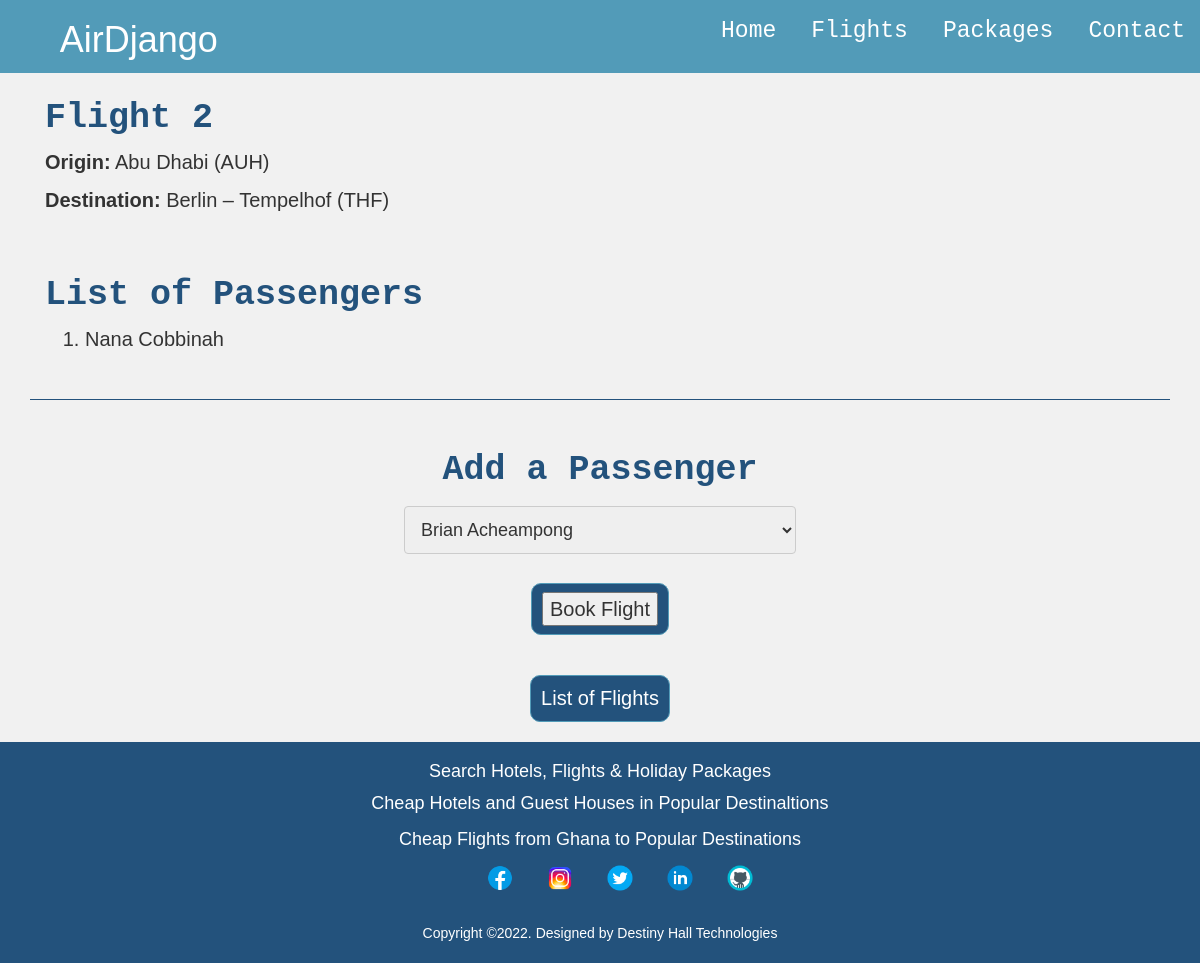
/2, run on the app's committed database.
### djflights/models.py (models this page shows, shortened)
class Flight(models.Model):
    origin = models.ForeignKey(Airport, on_delete=models.CASCADE, related_name="departures")
    destination = models.ForeignKey(Airport, on_delete=models.CASCADE, related_name="arrivals")
    duration = models.IntegerField()

class Airport(models.Model):
    code = models.CharField(max_length=3)
    city = models.CharField(max_length=100)
    def __str__(self):
        return f"{self.city} ({self.code})"

class Passenger(models.Model):
    firstname = models.CharField(max_length=100)
    lastname = models.CharField(max_length=100)
    flights = models.ManyToManyField(Flight, blank=True, related_name="passengers")
    def __str__(self):
        return f"{self.firstname} {self.lastname}"

### djflights/views.py (the view)
# urls.py: path("<int:flight_id>", views.flight, name="flight"),
def flight(request, flight_id):
    try:
        flight = Flight.objects.get(pk=flight_id)
    except Flight.DoesNotExist:
        raise Http404("Flight Does Not Exist")
    context = {
        "flight": flight,
        "passengers": flight.passengers.all(),
        "non_passengers": Passenger.objects.exclude(flights=flight).all()
    }
    return render(request, "djflights/flight.html", context)

### djflights/templates/djflights/flight.html (shortened to what this page needs)
{% extends "djflights/base.html" %}
{% load static %}
{% block body %}
<div class="container">
    <section class="flight-details">
        <h4 class="md-title">Flight {{ flight.id }}</h4>
        <p><strong>Origin:</strong> {{ flight.origin }}</p>
        <p><strong>Destination:</strong> {{ flight.destination }}</p>
    </section>
    <section class="passenger-details">
        <h2 class="md-title">List of Passengers</h2>
        <ol>
            <p>
                {% for passenger in passengers %}
                <li>{{ passenger|title }}</li>
                {% empty %}
                <li>No passengers have booked this flight.</li>
                {% endfor %}
            </p>
        </ol>
    </section>
    <hr>
    <section class="add-passenger">
        <h2 align="center" class="md-title">Add a Passenger</h2>
        {% if non_passengers %}
        <form action="{% url 'book' flight.id %}" method="POST">
            <p align="center">
                <select name="passenger">
                    {% for passenger in non_passengers %}
                    <option value="{{ passenger.id }}">{{ passenger|title }}</option>
                    {% endfor %}
                </select>
            </p>
            <p align="center">
                <button class="book-flight-btn">
                    <input type="submit" value="Book Flight" />
                </button>
            </p>
        </form>
        {% else %}
        <div>No passengers to add.</div>
        {% endif %}
    </section>
    <p align="center">
        <button class="back-btn">
            <a href="{% url 'flights' %}">List of Flights</a>
        </button>
    </p>
</div>
{% endblock %}

### static/css/styles.css (style rules this page uses)
body { background: #f1f1f1; font-family: sans-serif; font-size: 18px; }
hr { height: 1px; background-color: #23527C; border: none; }
button, a { -webkit-transition: all 200ms ease-in-out 0s; -o-transition: all 200ms ease-in-out 0s; transition: all 200ms ease-in-out 0s; text-decoration: none; }
.banner-btn, .book-flight-btn, .back-btn, .form-btn { background-color: #23527C; font-size: 20px; font-weight: medium; margin: 10px 0; padding: 8px 10px; border: 1px solid #529bb8; border-radius: 10px; }
.book-flight-btn { margin: 3px 0 10px 0; padding: 8px 10px; }
.banner-btn a, .book-flight-btn a, .back-btn a { color: #ffffff; }
.md-title { color: #23527C; font-size: 35px; line-height: normal; font-weight: 700; font-family: 'Courier Prime', monospace; }
.flight-details { padding: 15px; }
.flight-details p { font-size: 20px; }
.passenger-details { padding: 15px; }
.passenger-details li { font-size: 20px; }
.add-passenger { padding: 10px; }
.add-passenger select { width: 35%; }
input[type=text], input[type=email], select, textarea { width: 70%; padding: 12px; border: 1px solid #ccc; border-radius: 4px; box-sizing: border-box; margin-top: 6px; margin-bottom: 16px; resize: vertical }

### data on the page
Flight: id "2", origin "Abu Dhabi (AUH)", destination "Berlin – Tempelhof (THF)"
Passenger: firstname+lastname "Nana Cobbinah"

### other printed values
form field passenger "Brian Acheampong"
